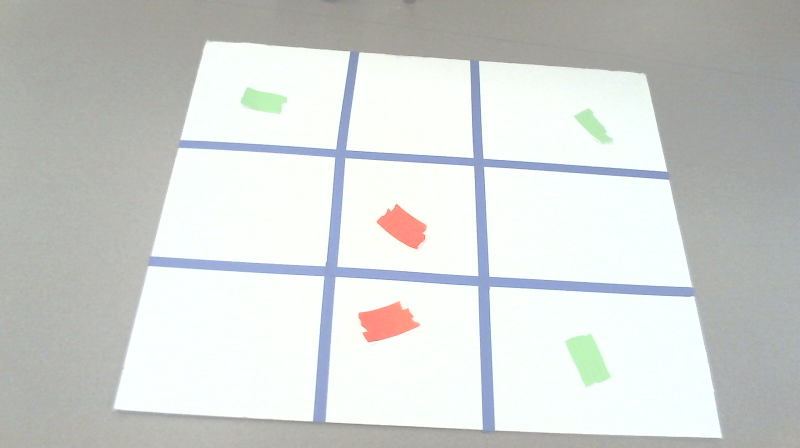
#> input picture Sprint #4 - Classification, Images, and Neural Networks/images/Plain2.jpg, 1600 x 896 px (shown at 1/2 size)
$ python '2024-11-26 - Another Image.py'
#> lines starting #> are read from the running program, lines starting #| are printed output that depends on the picture; after the words box and inside, x2 and y2 are one past the last pixel; in counts of white or black regions, pixels touching at a corner belong together
### Sprint #4 - Classification, Images, and Neural Networks/image_defs.py
#!/usr/bin/env python
# coding: utf-8

# In[1]:


def straighten_image(image,corners=None):
    import numpy as np
    import cv2


    if corners is None:
        corners=find_corners(image)

    top_left, top_right, bottom_right, bottom_left=corners
    # Define the width and height of the new "top-down" view
    width = int(max(
        np.linalg.norm(bottom_right - bottom_left),
        np.linalg.norm(top_right - top_left)
    ))
    height = int(max(
        np.linalg.norm(top_right - bottom_right),
        np.linalg.norm(top_left - bottom_left)
    ))

    # Define the destination points for the perspective transform
    destination_corners = np.array([
        [0, 0],
        [width - 1, 0],
        [width - 1, height - 1],
        [0, height - 1]
    ], dtype="float32")

    # Compute the perspective transform matrix
    matrix = cv2.getPerspectiveTransform(corners, destination_corners)
    print(matrix)

    # Apply the perspective transformation
    warped_image = cv2.warpPerspective(image, matrix, (width, height))

    return warped_image


# In[2]:


# [79 lines left out: functions get_board_squares_from_image, get_gray_and_threshold_image, not called in this run]


# In[ ]:


def find_corners(threshold_image,plotit=False):
    import numpy as np
    from pylab import figure,imshow,plot

    idx=np.where(threshold_image>126)
    points=[]
    for (i,j) in zip(idx[0],idx[1]):
        points.append((j,i))

    points=np.array(points)
    xp=points[:,0]
    yp=points[:,1]

    import scipy.spatial
    hull = scipy.spatial.ConvexHull(points)
    hull_points = points[hull.vertices]

    x=hull_points[:,0]
    y=hull_points[:,1]


    if plotit:
        imshow(threshold_image)
        plot(xp,yp,'.')
        plot(x,y,'o-')


    h,w=threshold_image.shape
    corners=[]
    for x2,y2 in [ [w,h], [0,h],[0,0],[w,0]  ]:
        d=(x-x2)**2+(y-y2)**2
        idx=np.argmax(d)

        corners.append([x[idx],y[idx]])
    corners=np.array(corners,dtype=np.float32)

    if plotit:
        plot(corners[:,0],corners[:,1],'*')

    return corners


# [41 lines left out: function find_corners_old, not called in this run]

### Sprint #4 - Classification, Images, and Neural Networks/2024-11-26 - Another Image.py
#!/usr/bin/env python
# coding: utf-8

# In[1]:


get_ipython().run_line_magic('matplotlib', 'inline')
from pylab import *
import cv2
from image_defs import *


# ## Get the image slicing to work with one image
#
# - You need a thresholded (black and white)
# - you may need to truncate the image to omit stuff outside the board

# In[2]:


training_boards_folder='images/plain2_squares'
image=imread(f"images/Plain2.jpg")
#> image is the input picture: shape (896, 1600, 3); mean R, G, B 208.7, 211.9, 210
imshow(image)


# if you need to truncate, do it here (I don't really, but I can truncate a bit)

# In[3]:


image=image[:,200:1450,:]
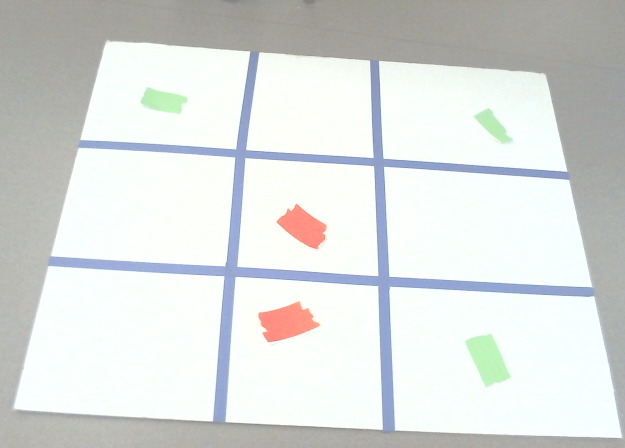
#> image: shape (896, 1250, 3) (shown at 1/2 size); mean R, G, B 219, 222.4, 220.9
imshow(image)


# In[ ]:


# In[4]:


threshold=200
gray = cv2.cvtColor(image, cv2.COLOR_BGR2GRAY)
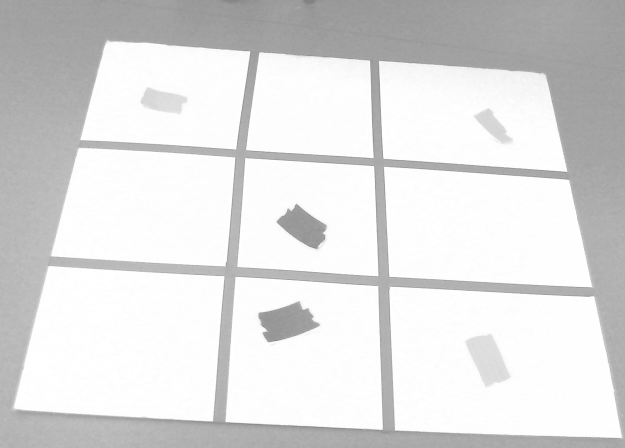
#> gray: shape (896, 1250) (shown at 1/2 size); min 122, max 255, mean 221.6
h, w = image.shape[:2]
#> h = 896; w = 1250
black_and_white=((gray>threshold)*255).astype(np.uint8)
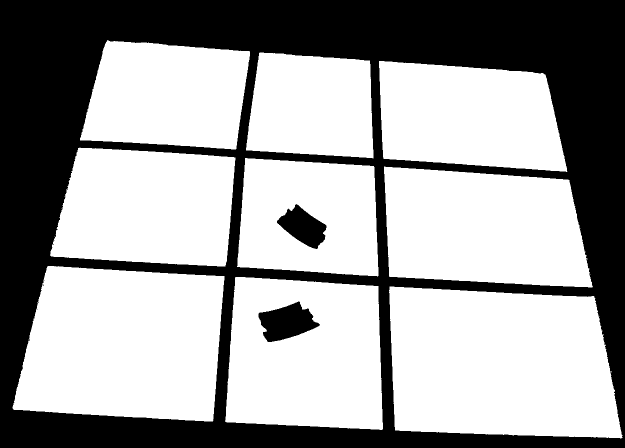
#> black_and_white: shape (896, 1250) (shown at 1/2 size); 62.8% white; 8 black regions (5 under 20 px), largest, box (x1, y1, x2, y2) and area: (0, 0, 1250, 896) 405517, (517, 603, 640, 684) 6011, (554, 408, 653, 498) 4826

figure()
imshow(gray,cmap=cm.gray)
colorbar()


figure()
imshow(black_and_white,cmap=cm.gray)
colorbar()


# In[5]:


corners=find_corners(black_and_white,plotit=True)
#> in find_corners, `idx=np.where(threshold_image>126)`: idx = 703638 positions, rows 80 to 876, columns 25 to 1244
#> the loop in find_corners, `for (i,j) in zip(idx[0],idx[1]):` made 703638 passes
#> (i, j) on passes 1 to 3: (80, 215), (81, 214), (81, 215)
#> after the loop in find_corners, `for (i,j) in zip(idx[0],idx[1]):`: points = 703638 items
#> in find_corners, `points=np.array(points)`: points = 703638 pairs, first value 25 to 1244, second value 80 to 876
#> in find_corners, `hull_points = points[hull.vertices]`: hull_points = 48 pairs, first value 25 to 1244, second value 80 to 876
#> in find_corners, `x=hull_points[:,0]`: x = 48 values, max 1244 at index 27, min 25 at index 44, mean 662.3
#> in find_corners, `y=hull_points[:,1]`: y = 48 values, max 876 at index 29, min 80 at index 8, mean 512.2
#> the loop in find_corners, `for x2,y2 in [ [w,h], [0,h],[0,0],[w,0]  ]:` made 4 passes
#> idx on passes 1 to 4: 7, 17, 28, 43
#> after the loop in find_corners, `for x2,y2 in [ [w,h], [0,h],[0,0],[w,0]  ]:`: corners = [[214, 81], [1090, 149], [1244, 875], [26, 818]]
#> corners = [[214, 81], [1090, 149], [1244, 875], [26, 818]]
corners


# In[8]:


im3=straighten_image(image,corners)
#> in straighten_image, `top_left, top_right, bottom_right, bottom_left=corners`: top_left = [214, 81]; top_right = [1090, 149]; bottom_right = [1244, 875]; bottom_left = [26, 818]
#> in straighten_image, `width = int(max( np.linalg.norm(bottom_right - bottom_left), np.linalg..`: width = 1219
#> in straighten_image, `height = int(max( np.linalg.norm(top_right - bottom_right), np.linalg...`: height = 760
#> in straighten_image, `destination_corners = np.array([ [0, 0], [width - 1, 0], [width - 1, h..`: destination_corners = [[0, 0], [1218, 0], [1218, 759], [0, 759]]
#> in straighten_image, `matrix = cv2.getPerspectiveTransform(corners, destination_corners)`: matrix = [[1.35, 0.344, -316.2], [-0.113, 1.45, -93.32], [-8.39e-05, 0.000535, 1]]
#| [[ 1.34736070e+00  3.43695808e-01 -3.16174549e+02]
#|  [-1.12501475e-01  1.44928370e+00 -9.33166644e+01]
#|  [-8.38834511e-05  5.34623995e-04  1.00000000e+00]]
#> in straighten_image, `warped_image = cv2.warpPerspective(image, matrix, (width, height))`:
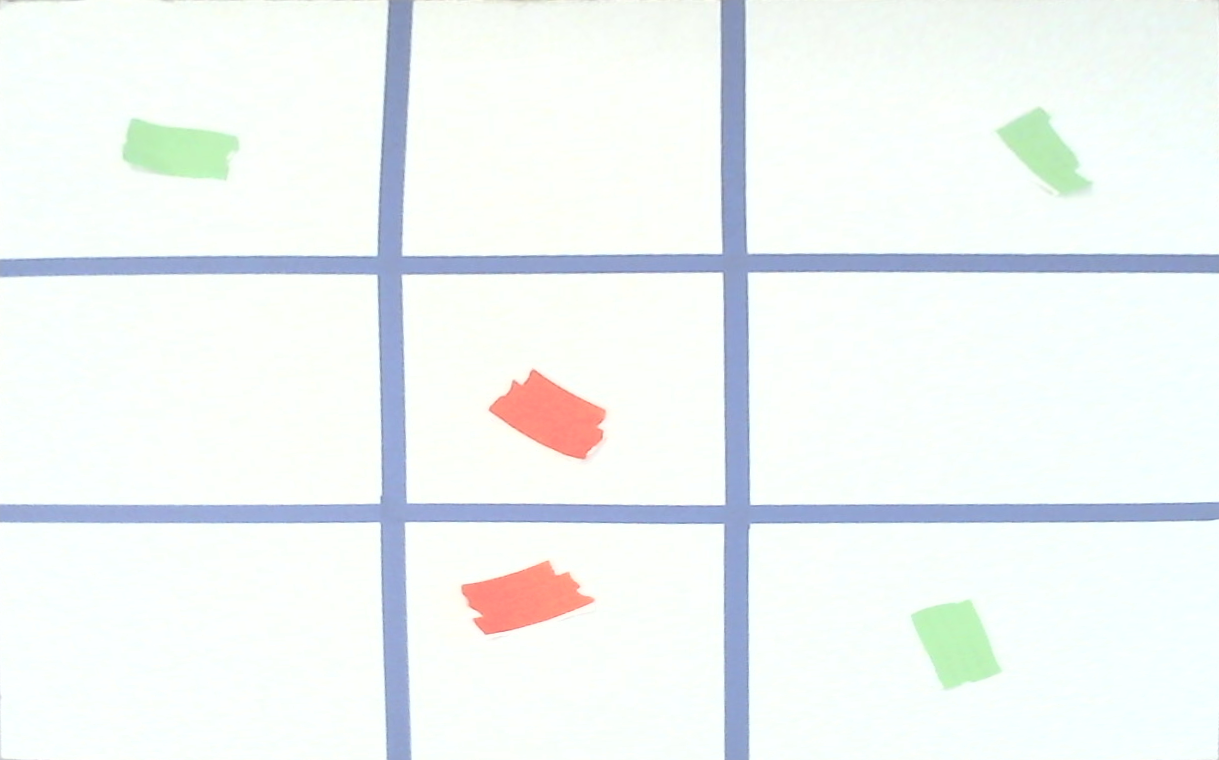
#> warped_image: shape (760, 1219, 3); mean R, G, B 240.1, 245.2, 245
figure(figsize=(20,8))

subplot(1,2,1)
imshow(image)

subplot(1,2,2)
imshow(im3)


# In[11]:


from Game import Board
#> (the run stopped early here; a loop or call above may not have finished)

$ run again, with Sprint #4 - Classification, Images, and Neural Networks/images/im3.jpg copied over Sprint #4 - Classification, Images, and Neural Networks/images/Plain2.jpg
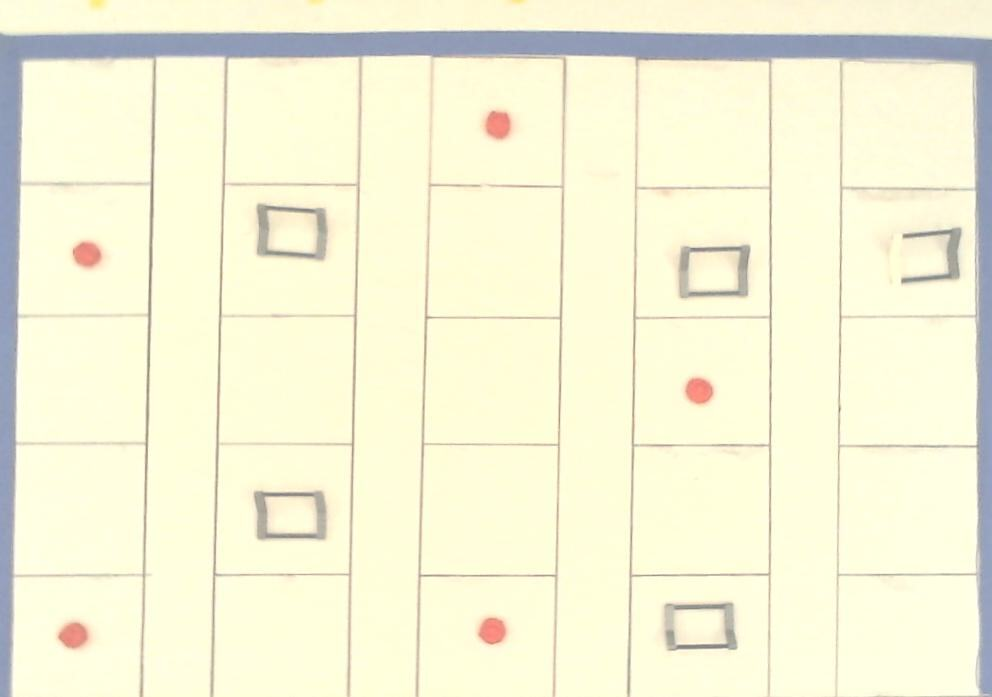
#> input picture Sprint #4 - Classification, Images, and Neural Networks/images/im3.jpg, 992 x 697 px
#> image is the input picture: shape (697, 992, 3); mean R, G, B 244.9, 243.5, 215.4
#> `image=image[:,200:1450,:]`:
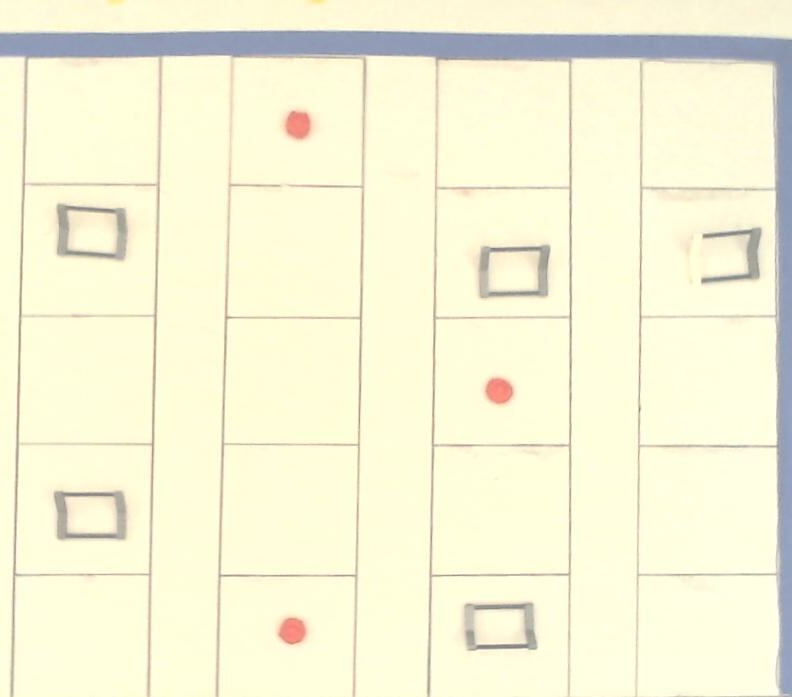
#> image: shape (697, 792, 3); mean R, G, B 245.9, 244.3, 215.2
#> `black_and_white=((gray>threshold)*255).astype(np.uint8)`:
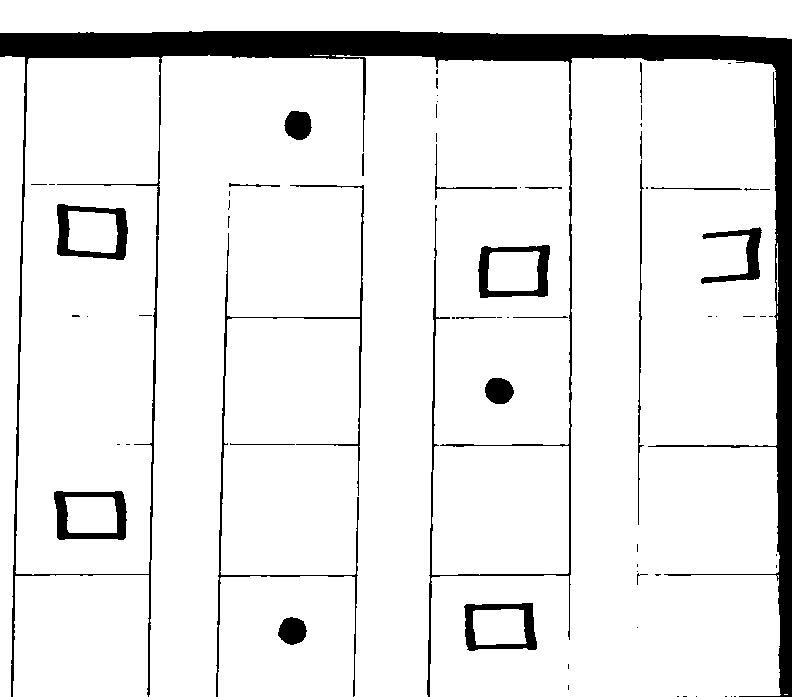
#> black_and_white: shape (697, 792); 91.1% white; 68 black regions (45 under 20 px), largest, box (x1, y1, x2, y2) and area: (0, 31, 792, 697) 36141, (216, 185, 364, 697) 2490, (57, 204, 128, 260) 1581
#> in find_corners, `idx=np.where(threshold_image>126)`: idx = 502745 positions, rows 0 to 696, columns 0 to 791
#> after the loop in find_corners, `for (i,j) in zip(idx[0],idx[1]):`: points = 502745 items
#> in find_corners, `points=np.array(points)`: points = 502745 pairs, first value 0 to 791, second value 0 to 696
#> hull_points = [[0, 0], [791, 0], [791, 38], [787, 694], [779, 695], [738, 696], [0, 696]]
#> x = [0, 791, 791, 787, 779, 738, 0]
#> y = [0, 0, 38, 694, 695, 696, 696]
#> the loop in find_corners, `for x2,y2 in [ [w,h], [0,h],[0,0],[w,0]  ]:` made 4 passes
#> (d, idx) on passes 1 to 4: ([1113073, 485810, 434282, 34, 173, 2917, 627265], 0), ([485809, 1111490, 1059962, 619378, 606845, 544645, 1], 1), ([0, 625681, 627125, 1101005, 1089866, 1029060, 484416], 3), ([627264, 1, 1445, 481661, 483194, 487332, 1111680], 6)
#> after the loop in find_corners, `for x2,y2 in [ [w,h], [0,h],[0,0],[w,0]  ]:`: corners = [[0, 0], [791, 0], [787, 694], [0, 696]]
#> top_left = [0, 0]; top_right = [791, 0]; bottom_right = [787, 694]; bottom_left = [0, 696]
#> width = 791
#> height = 696
#> destination_corners = [[0, 0], [790, 0], [790, 695], [0, 695]]
#> matrix = [[0.996, 0, 0], [0, 0.993, 0], [-3.65e-06, -7.29e-06, 1]]
#| [[ 9.95851260e-01  0.00000000e+00  0.00000000e+00]
#|  [ 0.00000000e+00  9.93499042e-01  0.00000000e+00]
#|  [-3.65128744e-06 -7.28658503e-06  1.00000000e+00]]
